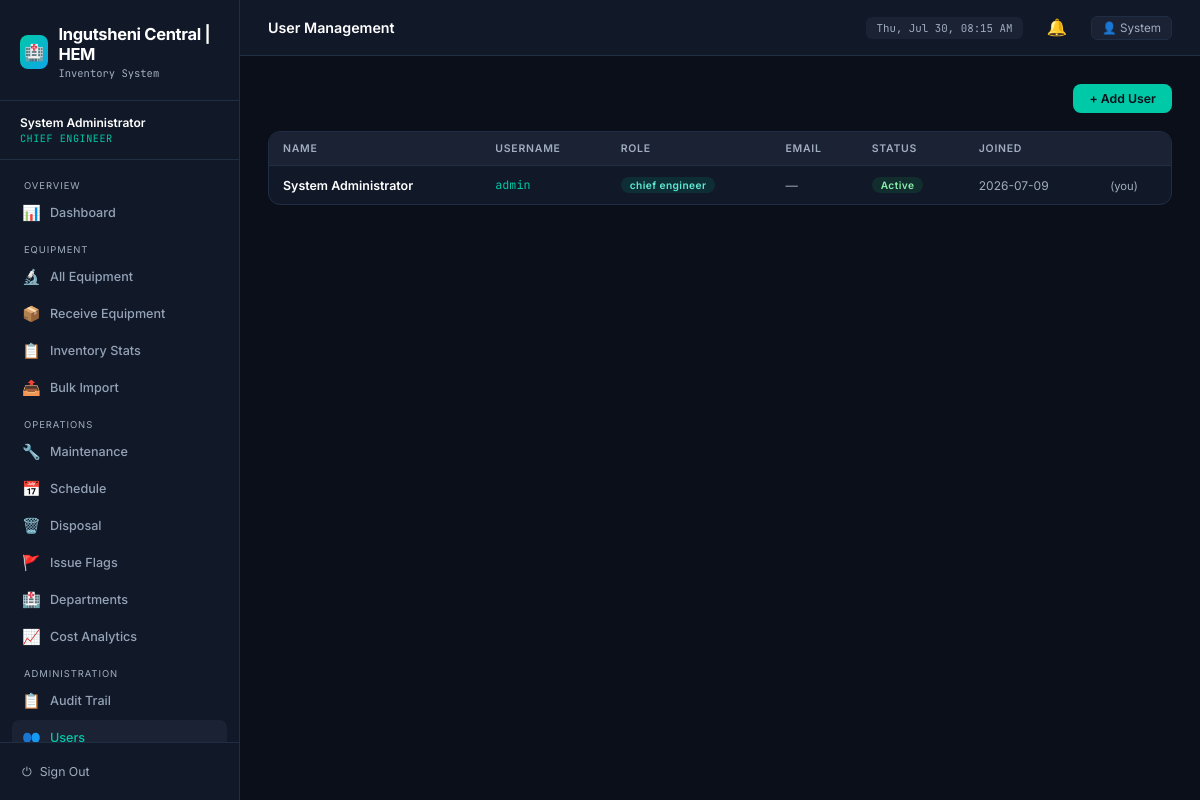
The app's page /users (signed in) with its own data.
### tables this page shows
CREATE TABLE users (
  id INTEGER PRIMARY KEY AUTOINCREMENT,
  username TEXT UNIQUE NOT NULL,
  password_hash TEXT NOT NULL,
  full_name TEXT NOT NULL,
  role TEXT NOT NULL,
  email TEXT UNIQUE,
  is_active INTEGER DEFAULT 1,
  created_at TEXT DEFAULT (datetime('now'))
);

### run_production.py (the view)
@app.route('/users')
@login_required
def user_list():
    if session.get('role') != 'chief_engineer':
        flash('Unauthorized')
        return redirect(url_for('dashboard'))
    users = query('SELECT * FROM users')
    return render_template('user_list.html', users=users)

### run_production.py (called while the page is built)
def get_db():
    if 'db' not in g:
        g.db = sqlite3.connect(DATABASE)
        g.db.row_factory = sqlite3.Row
    return g.db

def query(sql, args=(), one=False):
    cur = get_db().execute(sql, args)
    rv = cur.fetchall()
    cur.close()
    return (rv[0] if rv else None) if one else rv

def login_required(f):
    @wraps(f)
    def decorated_function(*args, **kwargs):
        if 'user_id' not in session:
            return redirect(url_for('login'))
        return f(*args, **kwargs)
    return decorated_function

@app.template_filter('fmtdate')
def fmtdate(value, format='%Y-%m-%d'):
    if not value: return '—'
    try:
        if isinstance(value, str):
            dt = datetime.strptime(value.split(' ')[0], '%Y-%m-%d')
        else:
            dt = value
        return dt.strftime(format)
    except:
        return value

@app.context_processor
def utility_processor():
    def is_overdue(date_str):
        if not date_str: return False
        try:
            due_date = datetime.strptime(date_str, '%Y-%m-%d').date()
            return due_date < date.today()
        except: return False
    def state_badge(state):
        return {
            'Active': 'badge-green',
            'Under Maintenance': 'badge-yellow',
            'Pending Disposal': 'badge-red',
            'Disposed': 'badge-gray',
            'In Storage': 'badge-blue'
        }.get(state, 'badge-gray')
    def cond_badge(condition):
        return {
            'Good': 'badge-green',
            'Fair': 'badge-yellow',
            'Poor': 'badge-red'
        }.get(condition, 'badge-gray')
    return dict(is_overdue=is_overdue, state_badge=state_badge, cond_badge=cond_badge)

### templates/user_list.html (shortened to what this page needs)
{% extends 'base.html' %}
{% block page_title %}User Management{% endblock %}
{% block content %}
<div style="display:flex;justify-content:flex-end;margin-bottom:18px">
  <a href="{{ url_for('add_user') }}" class="btn btn-primary">+ Add User</a>
</div>
<div class="card">
  <div class="table-wrap">
    <table>
      <thead><tr><th>Name</th><th>Username</th><th>Role</th><th>Email</th><th>Status</th><th>Joined</th><th></th></tr></thead>
      <tbody>
        {% for u in users %}
        <tr>
          <td style="font-weight:600">{{ u['full_name'] }}</td>
          <td style="font-family:'JetBrains Mono',monospace;font-size:0.78rem;color:var(--accent)">{{ u['username'] }}</td>
          <td>
            {% set role_map={'chief_engineer':'badge-teal','technician':'badge-blue','intern':'badge-gray'} %}
            <span class="badge {{ role_map.get(u['role'],'badge-gray') }}">{{ u['role'].replace('_',' ') }}</span>
          </td>
          <td style="color:var(--text-muted);font-size:0.82rem">{{ u['email'] or '—' }}</td>
          <td>
            <span class="badge {{ 'badge-green' if u['is_active'] else 'badge-red' }}">
              {{ 'Active' if u['is_active'] else 'Inactive' }}
            </span>
          </td>
          <td style="font-size:0.8rem;color:var(--text-muted)">{{ u['created_at']|fmtdate }}</td>
          <td>
            {% if u['id'] != session.user_id %}
            <div style="display:flex;gap:5px">
              <form method="POST" action="{{ url_for('toggle_user', uid=u['id']) }}">
                <button class="btn btn-ghost btn-sm">{{ 'Deactivate' if u['is_active'] else 'Activate' }}</button>
              </form>
              <a href="{{ url_for('edit_user', uid=u['id']) }}" class="btn btn-ghost btn-sm">Edit</a>
              <form method="POST" action="{{ url_for('delete_user', uid=u['id']) }}" onsubmit="return confirm('Are you sure you want to delete this user?')">
                <button class="btn btn-ghost btn-sm" style="color:var(--warn)">Delete</button>
              </form>
              <form method="POST" action="{{ url_for('reset_password', uid=u['id']) }}" style="display:inline-flex">
                <input type="password" name="password" placeholder="New pass" style="width:100px;font-size:0.75rem;padding:2px 5px" required>
                <button class="btn btn-primary btn-sm">Reset</button>
              </form>
            </div>
            {% else %}
            <span style="font-size:0.75rem;color:var(--text-muted)">(you)</span>
            {% endif %}
          </td>
        </tr>
        {% endfor %}
      </tbody>
    </table>
  </div>
</div>
{% endblock %}

### templates/base.html (shortened to what this page needs)
<!DOCTYPE html>
<html lang="en">
<head>
</head>
<body>
{% if session.user_id %}
<aside class="sidebar" id="sidebar">
  <div class="sidebar-logo">
    <div class="mark">
      <div class="icon">🏥</div>
      <div>
        <div class="brand">Ingutsheni Central | HEM</div>
        <div class="sub">Inventory System</div>
      </div>
    </div>
  </div>
  <div class="sidebar-user">
    <div class="name">{{ session.full_name }}</div>
    <div class="role">{{ session.role | replace('_', ' ') }}</div>
  </div>
  <nav>
    {% if session.role == 'intern' %}
      <div class="nav-section">Overview</div>
      <a href="{{ url_for('intern_dashboard') }}" class="{{ 'active' if request.endpoint == 'intern_dashboard' }}">
        <span class="icon">📊</span> My Dashboard
      </a>
      <div class="nav-section">Equipment</div>
      <a href="{{ url_for('equipment_list') }}" class="{{ 'active' if request.endpoint == 'equipment_list' }}">
        <span class="icon">🔬</span> Browse Equipment
      </a>
      <div class="nav-section">Issues</div>
      <a href="{{ url_for('flag_issue') }}" class="{{ 'active' if request.endpoint == 'flag_issue' }}">
        <span class="icon">🚩</span> Flag an Issue
      </a>
      <a href="{{ url_for('issue_list') }}" class="{{ 'active' if request.endpoint == 'issue_list' }}">
        <span class="icon">📌</span> My Flags
      </a>
    {% else %}
      <div class="nav-section">Overview</div>
      <a href="{{ url_for('dashboard') }}" class="{{ 'active' if request.endpoint == 'dashboard' }}">
        <span class="icon">📊</span> Dashboard
      </a>
      <div class="nav-section">Equipment</div>
      <a href="{{ url_for('equipment_list') }}" class="{{ 'active' if request.endpoint == 'equipment_list' }}">
        <span class="icon">🔬</span> All Equipment
      </a>
      {% if session.role in ['chief_engineer', 'technician'] %}
      <a href="{{ url_for('receive_equipment') }}" class="{{ 'active' if request.endpoint == 'receive_equipment' }}">
        <span class="icon">📦</span> Receive Equipment
      </a>
      {% endif %}
      <a href="{{ url_for('inventory_stats') }}" class="{{ 'active' if request.endpoint == 'inventory_stats' }}">
        <span class="icon">📋</span> Inventory Stats
      </a>
      {% if session.role == 'chief_engineer' %}
      <a href="{{ url_for('import_equipment') }}" class="{{ 'active' if request.endpoint == 'import_equipment' }}">
        <span class="icon">📤</span> Bulk Import
      </a>
      {% endif %}
      <div class="nav-section">Operations</div>
      <a href="{{ url_for('maintenance_list') }}" class="{{ 'active' if request.endpoint == 'maintenance_list' }}">
        <span class="icon">🔧</span> Maintenance
      </a>
      <a href="{{ url_for('maintenance_schedule') }}" class="{{ 'active' if request.endpoint == 'maintenance_schedule' }}">
        <span class="icon">📅</span> Schedule
      </a>
      <a href="{{ url_for('disposal_list') }}" class="{{ 'active' if request.endpoint == 'disposal_list' }}">
        <span class="icon">🗑️</span> Disposal
      </a>
      <a href="{{ url_for('issue_list') }}" class="{{ 'active' if request.endpoint == 'issue_list' }}">
        <span class="icon">🚩</span> Issue Flags
      </a>
      <a href="{{ url_for('department_list') }}" class="{{ 'active' if 'department' in request.endpoint }}">
        <span class="icon">🏥</span> Departments
      </a>
      {% if session.role == 'chief_engineer' %}
      <a href="{{ url_for('analytics') }}" class="{{ 'active' if request.endpoint == 'analytics' }}">
        <span class="icon">📈</span> Cost Analytics
      </a>
      {% endif %}
      {% if session.role == 'chief_engineer' %}
      <div class="nav-section">Administration</div>
      <a href="{{ url_for('audit_log') }}" class="{{ 'active' if request.endpoint == 'audit_log' }}">
        <span class="icon">📋</span> Audit Trail
      </a>
      <a href="{{ url_for('user_list') }}" class="{{ 'active' if 'user' in request.endpoint }}">
        <span class="icon">👥</span> Users
      </a>
      {% endif %}
    {% endif %}
  </nav>
  <div class="sidebar-footer">
    <a href="{{ url_for('logout') }}">
      <span>⏻</span> Sign Out
    </a>
  </div>
</aside>
<div class="main">
  <header class="topbar">
    <div class="page-title">{% block page_title %}{% endblock %}</div>
    <div class="time-badge" id="clock"></div>
    <button class="notif-btn" id="notifBtn" onclick="toggleNotif()">
      🔔
    </button>
    <a href="{{ url_for('profile') }}" style="font-size:0.78rem;color:var(--text-muted);text-decoration:none;
       padding:4px 10px;border-radius:6px;background:var(--bg-raised);border:1px solid var(--border)">
      👤 {{ session.full_name.split()[0] }}
    </a>
  </header>
  <div class="content">
    {% block content %}{% endblock %}
  </div>
</div>
{% else %}
  {% block login_content %}{% endblock %}
{% endif %}
</body>
</html>

### records on screen
users: full_name "System Administrator", username "admin", role.replace "chief engineer", email "—", is_active "Active", created_at|fmtdate "2026-07-09", shows "(you)"

### other values on screen
{{ session.role | replace('_', ' ') }} "CHIEF ENGINEER"
{{ session.full_name.split()[0] }} "System"
